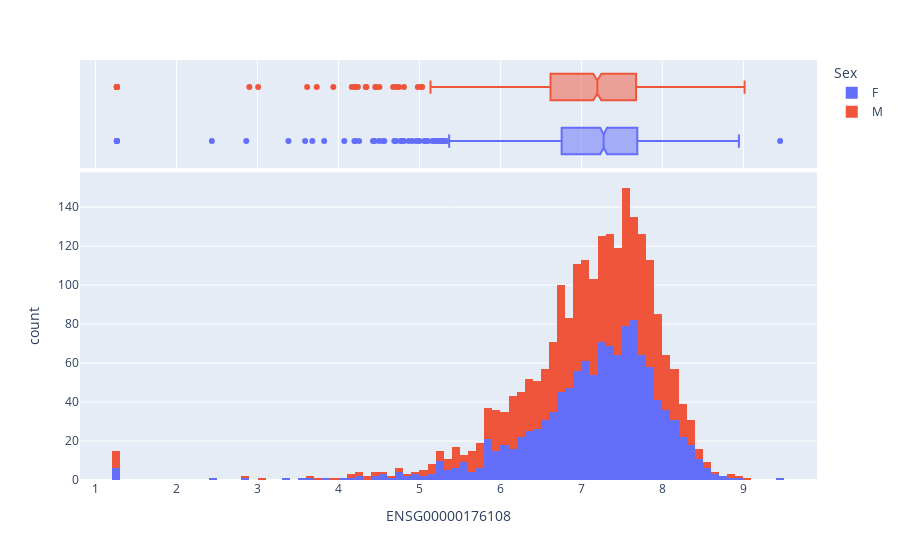

Source (notebook cell):
### Code cell
import plotly.express as px
fig = px.histogram(df_genes_labels, x=column_gene_name,  color="Sex", marginal="box")
fig.show()

### Figure 1 — Plotly figure (JSON) as saved in the notebook; plotly's stock layout.template omitted (floating-point values rounded to 4 significant figures; data arrays with more than 128 entries replaced by an {"elided": "..."} marker saying what was removed)
{"data": [{"alignmentgroup": "True", "bingroup": "x", "hovertemplate": "Sex=F<br>ENSG00000176108=%{x}<br>count=%{y}<extra></extra>", "legendgroup": "F", "marker": {"color": "#636efa", "pattern": {"shape": ""}}, "name": "F", "offsetgroup": "F", "orientation": "v", "showlegend": true, "type": "histogram", "x": {"elided": "1208 float values"}, "xaxis": "x", "yaxis": "y"}, {"alignmentgroup": "True", "hovertemplate": "Sex=F<br>ENSG00000176108=%{x}<extra></extra>", "legendgroup": "F", "marker": {"color": "#636efa"}, "name": "F", "notched": true, "offsetgroup": "F", "showlegend": false, "type": "box", "x": {"elided": "1208 float values"}, "xaxis": "x2", "yaxis": "y2"}, {"alignmentgroup": "True", "bingroup": "x", "hovertemplate": "Sex=M<br>ENSG00000176108=%{x}<br>count=%{y}<extra></extra>", "legendgroup": "M", "marker": {"color": "#EF553B", "pattern": {"shape": ""}}, "name": "M", "offsetgroup": "M", "orientation": "v", "showlegend": true, "type": "histogram", "x": {"elided": "1099 float values"}, "xaxis": "x", "yaxis": "y"}, {"alignmentgroup": "True", "hovertemplate": "Sex=M<br>ENSG00000176108=%{x}<extra></extra>", "legendgroup": "M", "marker": {"color": "#EF553B"}, "name": "M", "notched": true, "offsetgroup": "M", "showlegend": false, "type": "box", "x": {"elided": "1099 float values"}, "xaxis": "x2", "yaxis": "y2"}], "layout": {"barmode": "relative", "legend": {"title": {"text": "Sex"}, "tracegroupgap": 0}, "margin": {"t": 60}, "xaxis": {"anchor": "y", "domain": [0, 1], "title": {"text": "ENSG00000176108"}}, "xaxis2": {"anchor": "y2", "domain": [0, 1], "matches": "x", "showgrid": true, "showticklabels": false}, "yaxis": {"anchor": "x", "domain": [0, 0.7326], "title": {"text": "count"}}, "yaxis2": {"anchor": "x2", "domain": [0.7426, 1], "matches": "y2", "showgrid": false, "showline": false, "showticklabels": false, "ticks": ""}}}
